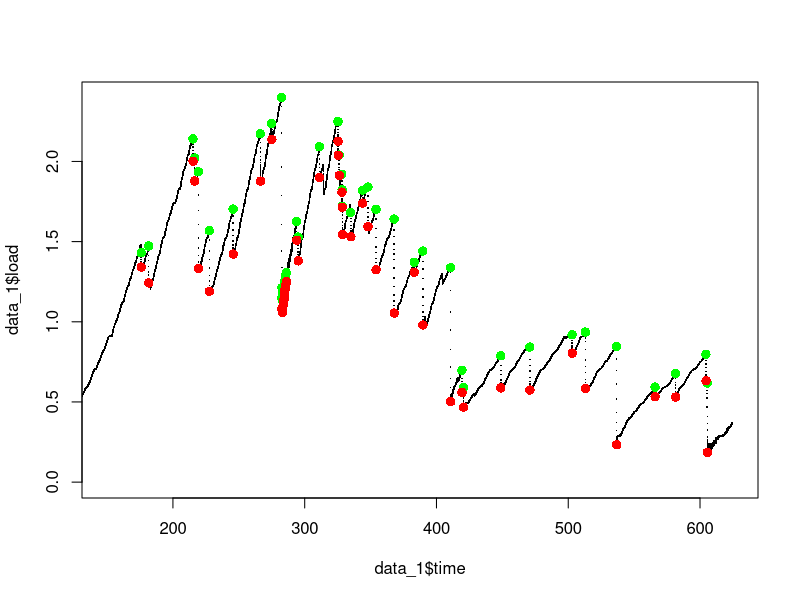
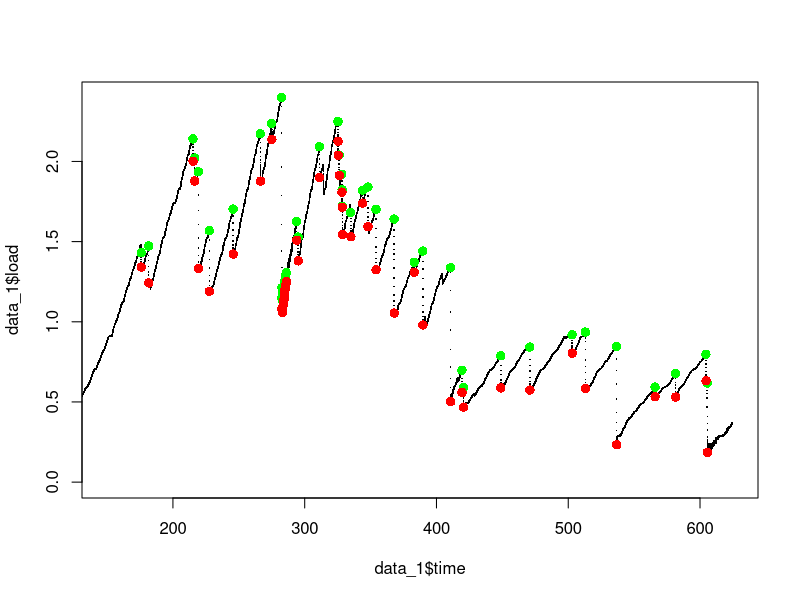

R code for these plots, in order:
#setwd("~/threads")

data_1 <- read.csv(file = "Specimen_RawData_7.csv", header = TRUE, stringsAsFactors = FALSE, skip = 5)
names(data_1)<-c("time", "extension", "load")

FindValley<-function(points, Vthresh){

	m<-1
	p1<-NULL
	p2<-NULL
	slope2<-NULL
	
	repeat{
		p1<-points$load[m]
		p2<-points$load[m+1]
		slope2<-p2-p1
		
		if(slope2>=Vthresh){
			break
		}else if (m==(length(points$load)-1)){
			m<-0
			break
		}else{
			m<-m+1
		}
	}
	return(m)
}


#dyMin is the magnitude and should be positive or 0, dydxMax is the slope, should be 0 or#
PeaksAndValleys<-function(data, pThresh=0, vThresh=0, maxint=500, dyMin=0, dydxMin=(-0.5)){
	y0<-NULL
	yA1<-NULL
	slope1<-NULL
	Vx<-NULL
	n<-NULL
	PV<-NULL

	#first peak/valley pair#
	n<-0
	repeat{
		n<-n+1
		y0<-data$load[n]
		yA1<-data$load[n+1]
		slope1<-yA1-y0

		#check for peak#
		if (slope1<pThresh){
			
			#finds following valley#
			Vx<-FindValley(points=data[(n+1):(n+maxint),], Vthresh=vThresh)
			
			#prints warning if does not find valley in the segment of points examined, stops loop#
			if (Vx==0){
				print("past maxint")
				break

			#compares dy tp dyMin and dydx to dydxMin#
			}else if ((data$load[n]-data$load[n+Vx])>=dyMin & ((data$load[n+Vx]-data$load[n])/(data$time[n+Vx]-data$time[n]))<=dydxMin){
			
				#records peak/valley pair, advances n#
				PV<-data.frame(Ptime=data$time[n], Pload=data$load[n], Vtime=data$time[n+Vx], Vload=data$load[n+Vx])
				n<-n+Vx
				break

			}

		}

	}
	
		
	repeat{
		n<-n+1

		if((n+1)>length(data$time)){
			break
		}

		if((n+maxint)>length(data$time)){
			maxint<-length(data$time)-n
		}
		
		y0<-data$load[n]
		yA1<-data$load[n+1]
		slope1<-yA1-y0

		#check for peak#
		if (slope1<pThresh){
			
			#finds following valley#
			Vx<-FindValley(points=data[(n+1):(n+maxint),], Vthresh=vThresh)
			
			#prints warning if does not find valley in the segment of points examined, prints n to show if its because it reached the end, stops loop#
			if (Vx==0){
				print("past maxint")
				print(paste(n, "/", length(data$time)))
				break

			#compares dy tp dyMin and dydx to dydxMin#
			}else if ((data$load[n]-data$load[n+Vx])>=dyMin & ((data$load[n+Vx]-data$load[n])/(data$time[n+Vx]-data$time[n]))<=dydxMin){
			
				#records peak/valley pair, advances n#
				PV<-rbind(PV, data.frame(Ptime=data$time[n], Pload=data$load[n], Vtime=data$time[n+Vx], Vload=data$load[n+Vx]))
				n<-n+Vx
			}
		}
	}
	
	return(PV)
}


T1<-PeaksAndValleys(data=data_1, pThresh=0, vThresh=0, maxint=500, dyMin=0.05, dydxMin=(-1))
plot(data_1$load~data_1$time, pch=".", cex=1.5, xlim=c(150, 625))
points(T1$Pload~T1$Ptime, pch=16, cex=1.25, col='green')
points(T1$Vload~T1$Vtime, pch=16, cex=1.25, col='red')
T1 <- cbind(T1, del = T1$Pload-T1$Vload)
T2 <- T1[(T1$Pload-T1$Vload)>=-0.05,]
plot(data_1$load~data_1$time, pch=".", cex=1.5, xlim=c(150, 625))
points(T2$Pload~T2$Ptime, pch=16, cex=1.25, col='green')
points(T2$Vload~T2$Vtime, pch=16, cex=1.25, col='red')
